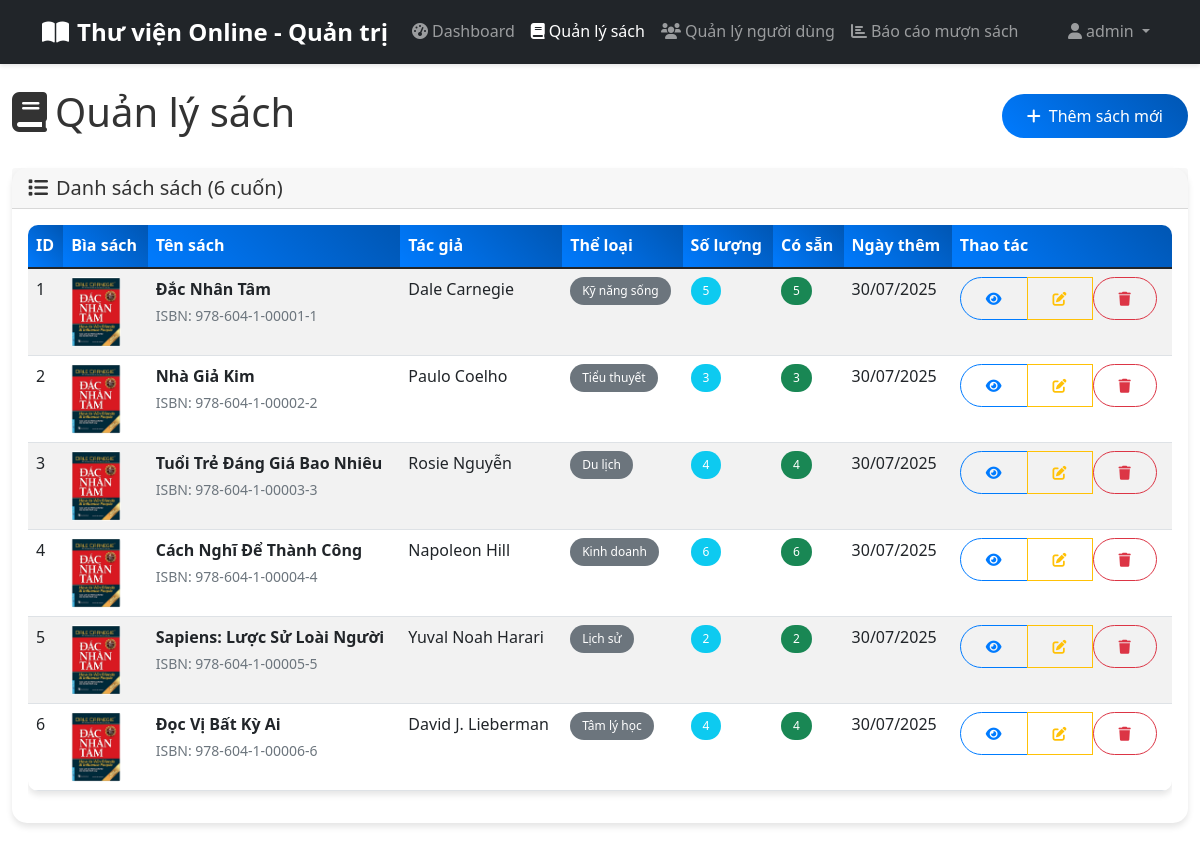
Screenshot of /admin/manage_books.php (signed in) with the database file from the repository.
### tables this page shows
CREATE TABLE books (
    id INT AUTO_INCREMENT PRIMARY KEY,
    title VARCHAR(255) NOT NULL,
    author VARCHAR(100) NOT NULL,
    description TEXT,
    isbn VARCHAR(20) UNIQUE,
    category VARCHAR(50),
    quantity INT DEFAULT 1,
    available_quantity INT DEFAULT 1,
    cover_image VARCHAR(255),
    created_at TIMESTAMP DEFAULT CURRENT_TIMESTAMP,
    updated_at TIMESTAMP DEFAULT CURRENT_TIMESTAMP ON UPDATE CURRENT_TIMESTAMP
);

### includes/functions.php (called while the page is built, shortened)
<?php
function getAllBooks($conn, $limit = null, $offset = 0) {
    $sql = "SELECT * FROM books ORDER BY created_at DESC";
    if ($limit) {
        $sql .= " LIMIT ? OFFSET ?";
        $stmt = $conn->prepare($sql);
        $stmt->bindValue(1, $limit, PDO::PARAM_INT);
        $stmt->bindValue(2, $offset, PDO::PARAM_INT);
        $stmt->execute();
    } else {
        $stmt = $conn->prepare($sql);
        $stmt->execute();
    }
    return $stmt->fetchAll();
}
?>

### admin/manage_books.php (the view, shortened to what this page needs)
<?php
require_once '../config/database.php';
require_once '../includes/functions.php';
$books = getAllBooks($conn);
?>
<!DOCTYPE html>
<html lang="vi">
<head>
    <link href="https://cdn.jsdelivr.net/npm/bootstrap@5.1.3/dist/css/bootstrap.min.css" rel="stylesheet">
    <link href="https://cdnjs.cloudflare.com/ajax/libs/font-awesome/6.0.0/css/all.min.css" rel="stylesheet">
    <link href="../assets/css/style.css" rel="stylesheet">
</head>
<body>
    <nav class="navbar navbar-expand-lg navbar-dark bg-dark">
        <div class="container">
            <a class="navbar-brand" href="../index.php">
                <i class="fas fa-book-open me-2"></i>Thư viện Online - Quản trị
            </a>
            <div class="collapse navbar-collapse" id="navbarNav">
                <ul class="navbar-nav me-auto">
                    <li class="nav-item">
                        <a class="nav-link" href="index.php">
                            <i class="fas fa-tachometer-alt me-1"></i>Dashboard
                        </a>
                    </li>
                    <li class="nav-item">
                        <a class="nav-link active" href="manage_books.php">
                            <i class="fas fa-book me-1"></i>Quản lý sách
                        </a>
                    </li>
                    <li class="nav-item">
                        <a class="nav-link" href="manage_users.php">
                            <i class="fas fa-users me-1"></i>Quản lý người dùng
                        </a>
                    </li>
                    <li class="nav-item">
                        <a class="nav-link" href="borrowing_reports.php">
                            <i class="fas fa-chart-bar me-1"></i>Báo cáo mượn sách
                        </a>
                    </li>
                </ul>
                <ul class="navbar-nav">
                    <li class="nav-item dropdown">
                        <a class="nav-link dropdown-toggle" href="#" id="navbarDropdown" role="button" data-bs-toggle="dropdown">
                            <i class="fas fa-user me-1"></i><?php echo $_SESSION['username']; ?>
                        </a>
                    </li>
                </ul>
            </div>
        </div>
    </nav>
    <div class="container-fluid my-4">
        <div class="row">
            <div class="col-12">
                <div class="d-flex justify-content-between align-items-center mb-4">
                    <h1>
                        <i class="fas fa-book me-2"></i>Quản lý sách
                    </h1>
                    <button class="btn btn-primary" data-bs-toggle="modal" data-bs-target="#addBookModal">
                        <i class="fas fa-plus me-2"></i>Thêm sách mới
                    </button>
                </div>
                <div class="card">
                    <div class="card-header">
                        <h5 class="mb-0">
                            <i class="fas fa-list me-2"></i>Danh sách sách (<?php echo count($books); ?> cuốn)
                        </h5>
                    </div>
                    <div class="card-body">
                        <?php if (empty($books)): ?>
                            <div class="text-center py-4">
                                <i class="fas fa-book fa-3x text-muted mb-3"></i>
                                <h5 class="text-muted">Chưa có sách nào</h5>
                                <p class="text-muted">Hãy thêm sách đầu tiên vào thư viện!</p>
                            </div>
                        <?php else: ?>
                            <div class="table-responsive">
                                <table class="table table-striped table-hover">
                                    <thead class="table-dark">
                                        <tr>
                                            <th>ID</th>
                                            <th>Bìa sách</th>
                                            <th>Tên sách</th>
                                            <th>Tác giả</th>
                                            <th>Thể loại</th>
                                            <th>Số lượng</th>
                                            <th>Có sẵn</th>
                                            <th>Ngày thêm</th>
                                            <th>Thao tác</th>
                                        </tr>
                                    </thead>
                                    <tbody>
                                        <?php foreach ($books as $book): ?>
                                            <tr>
                                                <td><?php echo $book['id']; ?></td>
                                                <td>
                                                    <img src="<?php echo $book['cover_image'] ? '../uploads/' . $book['cover_image'] : '../assets/images/default-book.jpg'; ?>"
                                                         alt="<?php echo htmlspecialchars($book['title']); ?>"
                                                         style="width: 50px; height: 70px; object-fit: cover; border-radius: 4px;">
                                                </td>
                                                <td>
                                                    <strong><?php echo htmlspecialchars($book['title']); ?></strong>
                                                    <?php if ($book['isbn']): ?>
                                                        <br><small class="text-muted">ISBN: <?php echo htmlspecialchars($book['isbn']); ?></small>
                                                    <?php endif; ?>
                                                </td>
                                                <td><?php echo htmlspecialchars($book['author']); ?></td>
                                                <td>
                                                    <span class="badge bg-secondary"><?php echo htmlspecialchars($book['category']); ?></span>
                                                </td>
                                                <td>
                                                    <span class="badge bg-info"><?php echo $book['quantity']; ?></span>
                                                </td>
                                                <td>
                                                    <span class="badge bg-<?php echo $book['available_quantity'] > 0 ? 'success' : 'danger'; ?>">
                                                        <?php echo $book['available_quantity']; ?>
                                                    </span>
                                                </td>
                                                <td><?php echo date('d/m/Y', strtotime($book['created_at'])); ?></td>
                                                <td>
                                                    <div class="btn-group" role="group">
                                                        <a href="../book_detail.php?id=<?php echo $book['id']; ?>"
                                                           class="btn btn-sm btn-outline-primary" title="Xem chi tiết">
                                                            <i class="fas fa-eye"></i>
                                                        </a>
                                                        <button type="button" class="btn btn-sm btn-outline-warning"
                                                                onclick="editBook(<?php echo $book['id']; ?>)" title="Chỉnh sửa">
                                                            <i class="fas fa-edit"></i>
                                                        </button>
                                                        <form method="POST" class="d-inline"
                                                              onsubmit="return confirm('Bạn có chắc muốn xóa sách này?')">
                                                            <button type="submit" name="delete_book" class="btn btn-sm btn-outline-danger" title="Xóa">
                                                                <i class="fas fa-trash"></i>
                                                            </button>
                                                        </form>
                                                    </div>
                                                </td>
                                            </tr>
                                        <?php endforeach; ?>
                                    </tbody>
                                </table>
                            </div>
                        <?php endif; ?>
                    </div>
                </div>
            </div>
        </div>
    </div>
</body>
</html>

### assets/css/style.css (style rules this page uses)
:root { --primary-color: #007bff; --secondary-color: #6c757d; --success-color: #28a745; --danger-color: #dc3545; --warning-color: #ffc107; --info-color: #17a2b8; --light-color: #f8f9fa; --dark-color: #343a40; }
body { font-family: 'Segoe UI', Tahoma, Geneva, Verdana, sans-serif; line-height: 1.6; color: #333; }
.card { border: none; border-radius: 15px; box-shadow: 0 4px 6px rgba(0, 0, 0, 0.1); transition: transform 0.3s ease, box-shadow 0.3s ease; }
.navbar { box-shadow: 0 2px 4px rgba(0, 0, 0, 0.1); }
.navbar-brand { font-weight: 700; font-size: 1.5rem; }
.btn { border-radius: 25px; padding: 10px 25px; font-weight: 500; transition: all 0.3s ease; }
.btn-primary { background: linear-gradient(45deg, #007bff, #0056b3); border: none; }
.btn-outline-primary { border-color: #007bff; color: #007bff; }
.badge { padding: 8px 12px; border-radius: 20px; font-weight: 500; }
.table { border-radius: 10px; overflow: hidden; box-shadow: 0 4px 6px rgba(0, 0, 0, 0.1); }
.table thead th { background: linear-gradient(45deg, #007bff, #0056b3); color: white; border: none; font-weight: 600; }

### rows the page displays
books: id "1", title "Đắc Nhân Tâm", isbn "978-604-1-00001-1", author "Dale Carnegie", category "Kỹ năng sống", quantity "5", available_quantity "5", created_at "30/07/2025"
books: id "2", title "Nhà Giả Kim", isbn "978-604-1-00002-2", author "Paulo Coelho", category "Tiểu thuyết", quantity "3", available_quantity "3", created_at "30/07/2025"
books: id "3", title "Tuổi Trẻ Đáng Giá Bao Nhiêu", isbn "978-604-1-00003-3", author "Rosie Nguyễn", category "Du lịch", quantity "4", available_quantity "4", created_at "30/07/2025"
books: id "4", title "Cách Nghĩ Để Thành Công", isbn "978-604-1-00004-4", author "Napoleon Hill", category "Kinh doanh", quantity "6", available_quantity "6", created_at "30/07/2025"
books: id "5", title "Sapiens: Lược Sử Loài Người", isbn "978-604-1-00005-5", author "Yuval Noah Harari", category "Lịch sử", quantity "2", available_quantity "2", created_at "30/07/2025"
books: id "6", title "Đọc Vị Bất Kỳ Ai", isbn "978-604-1-00006-6", author "David J. Lieberman", category "Tâm lý học", quantity "4", available_quantity "4", created_at "30/07/2025"

### other values shown
$_SESSION['username'] "admin"
count($books) "6"
